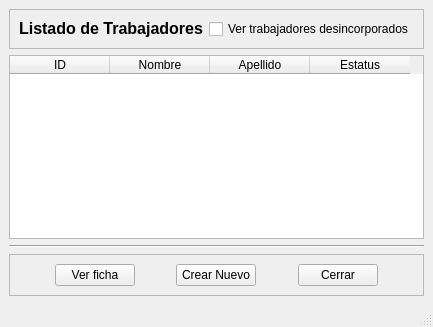
<?xml version="1.0" encoding="UTF-8"?>
<ui version="4.0">
 <class>list_trab</class>
 <widget class="QMainWindow" name="list_trab">
  <property name="windowModality">
   <enum>Qt::ApplicationModal</enum>
  </property>
  <property name="geometry">
   <rect>
    <x>0</x>
    <y>0</y>
    <width>425</width>
    <height>327</height>
   </rect>
  </property>
  <property name="windowTitle">
   <string>Listado de trabajadores</string>
  </property>
  <widget class="QWidget" name="centralwidget">
   <layout class="QVBoxLayout" name="verticalLayout">
    <item>
     <widget class="QFrame" name="frame_2">
      <property name="frameShape">
       <enum>QFrame::StyledPanel</enum>
      </property>
      <property name="frameShadow">
       <enum>QFrame::Raised</enum>
      </property>
      <layout class="QHBoxLayout" name="horizontalLayout_2">
       <item>
        <widget class="QLabel" name="label">
         <property name="text">
          <string>&lt;html&gt;&lt;head/&gt;&lt;body&gt;&lt;p align=&quot;center&quot;&gt;&lt;span style=&quot; font-size:12pt; font-weight:600;&quot;&gt;Listado de Trabajadores&lt;/span&gt;&lt;/p&gt;&lt;/body&gt;&lt;/html&gt;</string>
         </property>
        </widget>
       </item>
       <item>
        <widget class="QCheckBox" name="trab_ret">
         <property name="text">
          <string>Ver trabajadores desincorporados</string>
         </property>
        </widget>
       </item>
      </layout>
     </widget>
    </item>
    <item>
     <widget class="QTableWidget" name="tableWidget">
      <property name="toolTip">
       <string>&lt;html&gt;&lt;head/&gt;&lt;body&gt;&lt;p&gt;Dar click sobre un trabajador y presione el botón &amp;quot;Ver ficha&amp;quot; para ver su ficha, o tambien dar doble click sobre la fila.&lt;/p&gt;&lt;/body&gt;&lt;/html&gt;</string>
      </property>
      <property name="sizeAdjustPolicy">
       <enum>QAbstractScrollArea::AdjustToContentsOnFirstShow</enum>
      </property>
      <property name="editTriggers">
       <set>QAbstractItemView::AnyKeyPressed|QAbstractItemView::EditKeyPressed</set>
      </property>
      <property name="alternatingRowColors">
       <bool>true</bool>
      </property>
      <property name="selectionMode">
       <enum>QAbstractItemView::SingleSelection</enum>
      </property>
      <property name="sortingEnabled">
       <bool>true</bool>
      </property>
      <property name="wordWrap">
       <bool>true</bool>
      </property>
      <column>
       <property name="text">
        <string>ID</string>
       </property>
      </column>
      <column>
       <property name="text">
        <string>Nombre</string>
       </property>
      </column>
      <column>
       <property name="text">
        <string>Apellido</string>
       </property>
      </column>
      <column>
       <property name="text">
        <string>Estatus</string>
       </property>
      </column>
     </widget>
    </item>
    <item>
     <widget class="Line" name="line">
      <property name="orientation">
       <enum>Qt::Horizontal</enum>
      </property>
     </widget>
    </item>
    <item>
     <widget class="QFrame" name="frame">
      <property name="frameShape">
       <enum>QFrame::StyledPanel</enum>
      </property>
      <property name="frameShadow">
       <enum>QFrame::Raised</enum>
      </property>
      <layout class="QHBoxLayout" name="horizontalLayout">
       <item>
        <spacer name="horizontalSpacer">
         <property name="orientation">
          <enum>Qt::Horizontal</enum>
         </property>
         <property name="sizeHint" stdset="0">
          <size>
           <width>36</width>
           <height>20</height>
          </size>
         </property>
        </spacer>
       </item>
       <item>
        <widget class="QPushButton" name="verFicha">
         <property name="text">
          <string>Ver ficha</string>
         </property>
        </widget>
       </item>
       <item>
        <spacer name="horizontalSpacer_2">
         <property name="orientation">
          <enum>Qt::Horizontal</enum>
         </property>
         <property name="sizeHint" stdset="0">
          <size>
           <width>35</width>
           <height>20</height>
          </size>
         </property>
        </spacer>
       </item>
       <item>
        <widget class="QPushButton" name="crear">
         <property name="toolTip">
          <string>&lt;html&gt;&lt;head/&gt;&lt;body&gt;&lt;p&gt;Crear nuevo trabajador&lt;/p&gt;&lt;/body&gt;&lt;/html&gt;</string>
         </property>
         <property name="text">
          <string>Crear Nuevo</string>
         </property>
        </widget>
       </item>
       <item>
        <spacer name="horizontalSpacer_3">
         <property name="orientation">
          <enum>Qt::Horizontal</enum>
         </property>
         <property name="sizeHint" stdset="0">
          <size>
           <width>36</width>
           <height>20</height>
          </size>
         </property>
        </spacer>
       </item>
       <item>
        <widget class="QPushButton" name="cerrar">
         <property name="text">
          <string>Cerrar</string>
         </property>
        </widget>
       </item>
       <item>
        <spacer name="horizontalSpacer_4">
         <property name="orientation">
          <enum>Qt::Horizontal</enum>
         </property>
         <property name="sizeHint" stdset="0">
          <size>
           <width>36</width>
           <height>20</height>
          </size>
         </property>
        </spacer>
       </item>
      </layout>
     </widget>
    </item>
   </layout>
  </widget>
  <widget class="QMenuBar" name="menubar">
   <property name="geometry">
    <rect>
     <x>0</x>
     <y>0</y>
     <width>425</width>
     <height>22</height>
    </rect>
   </property>
  </widget>
  <widget class="QStatusBar" name="statusbar"/>
 </widget>
 <resources/>
 <connections/>
</ui>
